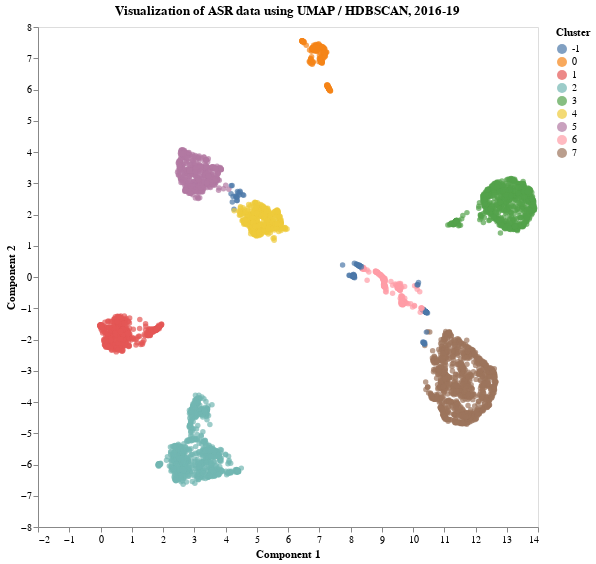

Notebook source saved alongside this figure:
### Code cell
# Visualize HDBSCAN Clustering results

params["method"] = "UMAP / HDBSCAN"
viz_reduction(
    add_info_to_reduced(embeddings, pre_df, hdb.labels_),
    params,
    label="Cluster:N",
    c_scheme="tableau10",
)

### Figure 1 — Vega-Lite specification as saved in the notebook (floating-point values rounded to 4 significant figures; data arrays with more than 128 entries replaced by an {"elided": "..."} marker saying what was removed)
{"config": {"view": {"continuousWidth": 300, "continuousHeight": 300}, "axis": {"grid": false}}, "data": {"name": "data-0e67ff0505927002737f34109d2a8aa9"}, "mark": {"type": "circle"}, "encoding": {"color": {"field": "Cluster", "scale": {"scheme": "tableau10"}, "type": "nominal"}, "x": {"field": "0", "title": "Component 1", "type": "quantitative"}, "y": {"field": "1", "title": "Component 2", "type": "quantitative"}}, "height": 500, "title": "Visualization of ASR data using UMAP / HDBSCAN, 2016-19", "width": 500, "$schema": "https://vega.github.io/schema/vega-lite/v5.16.3.json", "datasets": {"data-0e67ff0505927002737f34109d2a8aa9": {"elided": "5181 records"}}}
